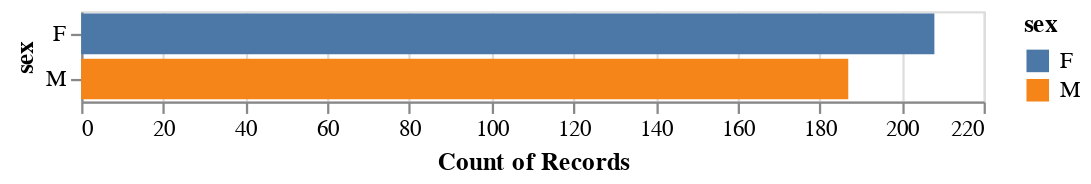

This figure's notebook cell:
### Code cell
bars1 = alt.Chart(math).mark_bar().encode(
    y='sex:N',
    color='sex:N',
    x='count(sex):Q'
)

bars1

### Figure 1 — Vega-Lite specification as saved in the notebook (floating-point values rounded to 4 significant figures; data arrays with more than 128 entries replaced by an {"elided": "..."} marker saying what was removed)
{"config": {"view": {"continuousWidth": 400, "continuousHeight": 300}}, "data": {"name": "data-e915ea558f4356374e17cc933ebec282"}, "mark": "bar", "encoding": {"color": {"type": "nominal", "field": "sex"}, "x": {"type": "quantitative", "aggregate": "count", "field": "sex"}, "y": {"type": "nominal", "field": "sex"}}, "$schema": "https://vega.github.io/schema/vega-lite/v4.8.1.json", "datasets": {"data-e915ea558f4356374e17cc933ebec282": {"elided": "395 records"}}}
